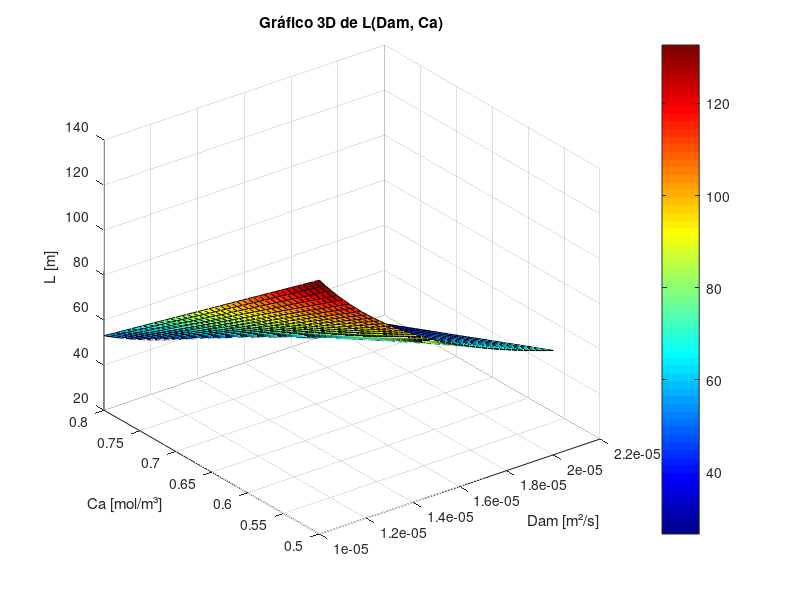

MATLAB code for this plot:
clc;
clear;

% Parâmetros do problema
F = 0.2;         % Fluxo volumétrico (Mol/m²*s)
Cao = 1;         % Concentração inicial (mol/m³)
RIn = 0.1;       % Raio interno da membrana (m)
Rout = 0.2;      % Raio externo da membrana (m)
delta1 = 8.314;  % Constante termodinâmica (kJ/mol)

% Intervalos para Dam e Ca
Dam_range = linspace(0.00001, 0.00002, 40);  % Intervalo para Dam
Ca_range = linspace(0.5, 0.8, 40);           % Intervalo para Ca

% Função L(Dam, Ca)
L = @(Dam, Ca) (F * (Cao - Ca) .* log(Rout / RIn)) ./ (2 * pi * Dam * Cao * delta1);

% Encontrando o ponto mínimo da função
min_value = inf;
min_Dam = 0;
min_Ca = 0;

for Dam = Dam_range
    for Ca = Ca_range
        current_value = L(Dam, Ca);
        if current_value < min_value
            min_value = current_value;
            min_Dam = Dam;
            min_Ca = Ca;
        end
    end
end

% Encontrando o ponto máximo da função
max_value = -inf;
max_Dam = 0;
max_Ca = 0;

for Dam = Dam_range
    for Ca = Ca_range
        current_value = L(Dam, Ca);
        if current_value > max_value
            max_value = current_value;
            max_Dam = Dam;
            max_Ca = Ca;
        end
    end
end

% Exibindo os resultados
disp(['Valor mínimo da função L = ', num2str(min_value), ' (m)']);
disp(['Ponto mínimo ocorre para Dam = ', num2str(min_Dam), ' e Ca = ', num2str(min_Ca)]);
disp('--------------------------------------------------------------------------------');
disp(['Valor máximo da função L = ', num2str(max_value), ' (m)']);
disp(['Ponto máximo ocorre para Dam = ', num2str(max_Dam), ' e Ca = ', num2str(max_Ca)]);

% Plotando a função L(Dam, Ca)
[X, Y] = meshgrid(Dam_range, Ca_range);  % Criando a malha de pontos
Z = L(X, Y);                            % Calculando os valores de L

% Criando o gráfico 3D
figure;
surf(X, Y, Z);
colormap jet; %Aleterar as cores do mapa
xlabel('Dam [m²/s]');
ylabel('Ca [mol/m³]');
zlabel('L [m]');
title('Gráfico 3D de L(Dam, Ca)');
colorbar;

